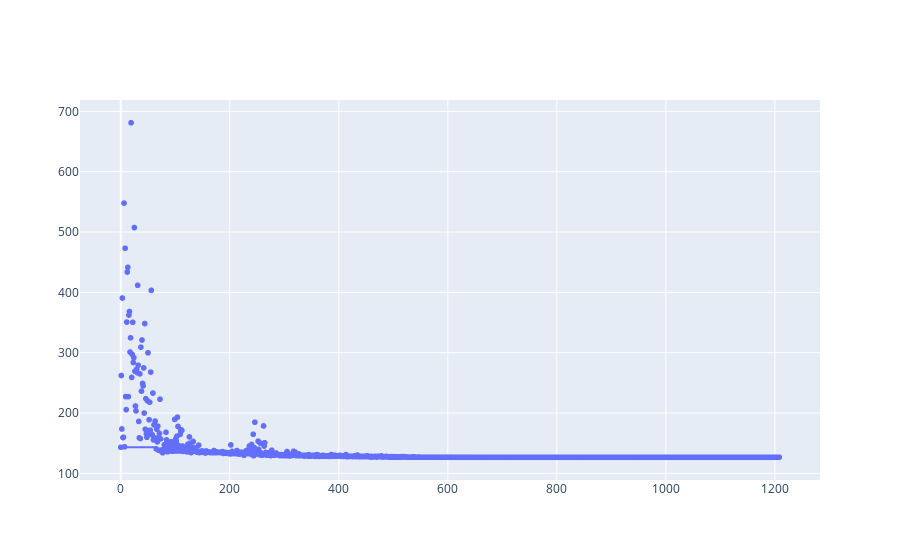

Notebook code for this chart:
### Code cell
figure_scatter = px.scatter(df_progress, x = "evaluation", y = "objective")
figure_line = px.line(df_progress, x = "evaluation", y = "best_objective")
go.Figure(data = figure_scatter.data + figure_line.data)

### Figure 1 — Plotly figure (JSON) as saved in the notebook; plotly's stock layout.template omitted (floating-point values rounded to 4 significant figures; data arrays with more than 128 entries replaced by an {"elided": "..."} marker saying what was removed)
{"data": [{"hovertemplate": "evaluation=%{x}<br>objective=%{y}<extra></extra>", "legendgroup": "", "marker": {"color": "#636efa", "symbol": "circle"}, "mode": "markers", "name": "", "showlegend": false, "type": "scattergl", "x": {"elided": "1209 int values"}, "xaxis": "x", "y": {"elided": "1209 float values"}, "yaxis": "y"}, {"hovertemplate": "evaluation=%{x}<br>best_objective=%{y}<extra></extra>", "legendgroup": "", "line": {"color": "#636efa", "dash": "solid"}, "marker": {"symbol": "circle"}, "mode": "lines", "name": "", "showlegend": false, "type": "scattergl", "x": {"elided": "1209 int values"}, "xaxis": "x", "y": {"elided": "1209 float values"}, "yaxis": "y"}], "layout": {}}
